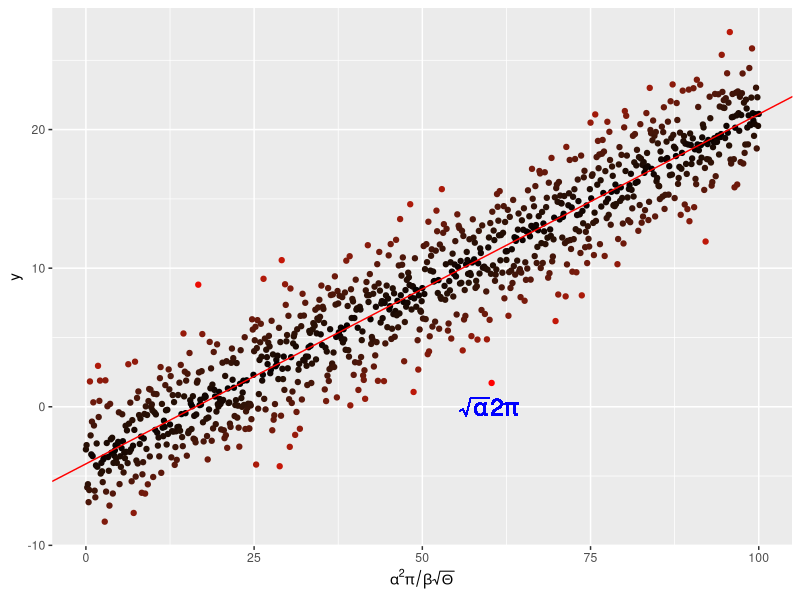
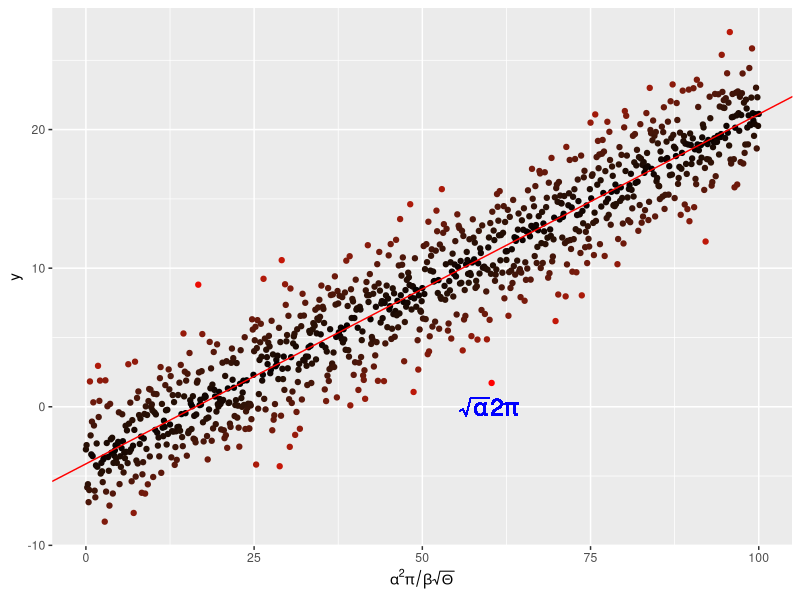

R code for these plots, in order:
#Author: Ruth Keane (ruth.keane19@imperial.ac.uk)
#Script: plotLin.R
#Desc: makes plot
#Arguments: none
#Input: none
#Output: none
#Date: Oct 2019
graphics.off()
require("ggplot2")
x <- seq(0, 100, by = 0.1)
y <- -4. + 0.25 * x +
  rnorm(length(x), mean = 0., sd = 2.5)
# a dataframe
my_data <- data.frame(x = x, y = y)

#linear regression
my_lm<-summary(lm(y~x, data=my_data))
# plot data
p<- ggplot(my_data, aes(x=x, y=y,
                        colour=abs(my_lm$residual))
      )+
      geom_point()+
      scale_colour_gradient(low="black", high="red") +
      theme(legend.position = "none")+
      scale_x_continuous(
        expression(alpha^2 * pi/beta * sqrt(Theta)))
#add regression line
p<- p + geom_abline(
  intercept=my_lm$coefficients[1][1],
  slope=my_lm$coefficients[2][1],
  colour="red")
#math
p<- p+ geom_text(aes(x=60, y=0,
                    label="sqrt(alpha) *2 * pi"),
                    parse=TRUE, size=6,
                   colour="blue")
p
#prints pdf
pdf("../Results/MyLinReg.pdf") # Open blank pdf page using a relative path
print(p)
graphics.off()
print("plot saved as MyLinReg.pdf in results")